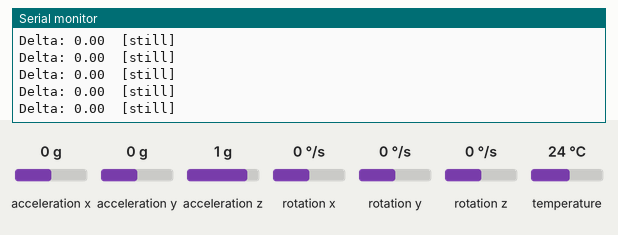
Bench run of a sketch on a simulated Raspberry Pi Pico. Shown: the last lines printed to the serial monitor. The test bench sets the inputs (shaded band); at power-on: acceleration x 0 g, acceleration y 0 g, acceleration z 1 g, rotation x 0 °/s, rotation y 0 °/s, rotation z 0 °/s, temperature 24 °C.

Above: at 2.7 s.
2.8 s: acceleration x set to -1.4 g
At 2.84 s:
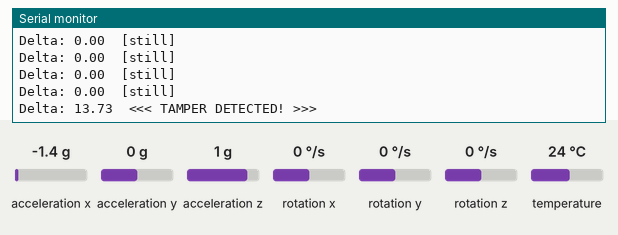
4.3 s: acceleration y set to -0.8 g
At 4.37 s:
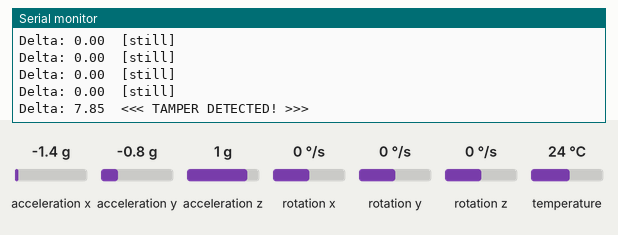
5.8 s: acceleration z set to -1.4 g
At 5.81 s:
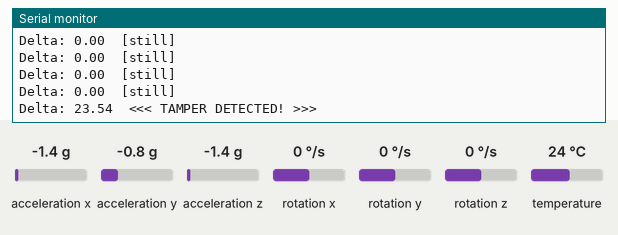

Measured:
- after the input at 2.8 s, the serial monitor: prints a new line at once (image 1)
- after the input at 4.3 s, the serial monitor: prints a new line after 0.07 s (image 2)
- after the input at 5.8 s, the serial monitor: prints a new line at once (image 3)

The sketch:

02_mpu6050_test.ino
```cpp
/*
 * 03 - MPU6050 ACCELEROMETER TEST
 * Safe Box — University of Oulu Prototyping Course
 *
 * Reads X, Y, Z acceleration every 100ms.
 * Calculates movement delta and flags TAMPER if it is too high.
 * Replace TAMPER_THRESHOLD with your value from the calibration sketch.
 *
 * Libraries needed — add to libraries.txt in Wokwi:
 *   Adafruit MPU6050
 *   Adafruit Unified Sensor
 *
 * Wiring:
 *   VCC → 3.3V (Pin 36)
 *   GND → GND  (Pin 38)
 *   SDA → GP4  (Pin 6)
 *   SCL → GP5  (Pin 7)
 *   AD0 → GND  (Pin 38)  sets I2C address to 0x68
 */

#include <Wire.h>
#include <Adafruit_MPU6050.h>
#include <Adafruit_Sensor.h>

Adafruit_MPU6050 mpu;

// Replace with YOUR value from the calibration sketch
#define TAMPER_THRESHOLD  2.0

float prevX = 0, prevY = 0, prevZ = 9.8;
bool firstRead = true;

void setup() {
  Serial.begin(115200);
  delay(1500);

  Wire.setSDA(4);
  Wire.setSCL(5);
  Wire.begin();

  if (!mpu.begin()) {
    Serial.println("ERROR: MPU6050 not found. Check SDA/SCL wiring.");
    while (1) delay(500);
  }

  mpu.setAccelerometerRange(MPU6050_RANGE_2_G);
  mpu.setGyroRange(MPU6050_RANGE_500_DEG);
  mpu.setFilterBandwidth(MPU6050_BAND_21_HZ);

  Serial.println("MPU6050 ready. Monitoring for tamper...");
  Serial.print("Threshold: "); Serial.println(TAMPER_THRESHOLD);
}

void loop() {
  sensors_event_t a, g, temp;
  mpu.getEvent(&a, &g, &temp);

  if (firstRead) {
    prevX = a.acceleration.x;
    prevY = a.acceleration.y;
    prevZ = a.acceleration.z;
    firstRead = false;
    delay(100);
    return;
  }

  float delta = abs(a.acceleration.x - prevX)
              + abs(a.acceleration.y - prevY)
              + abs(a.acceleration.z - prevZ);

  prevX = a.acceleration.x;
  prevY = a.acceleration.y;
  prevZ = a.acceleration.z;

  Serial.print("Delta: "); Serial.print(delta, 2);

  if (delta > TAMPER_THRESHOLD) {
    Serial.println("  <<< TAMPER DETECTED! >>>");
  } else {
    Serial.println("  [still]");
  }

  delay(100);
}
```
